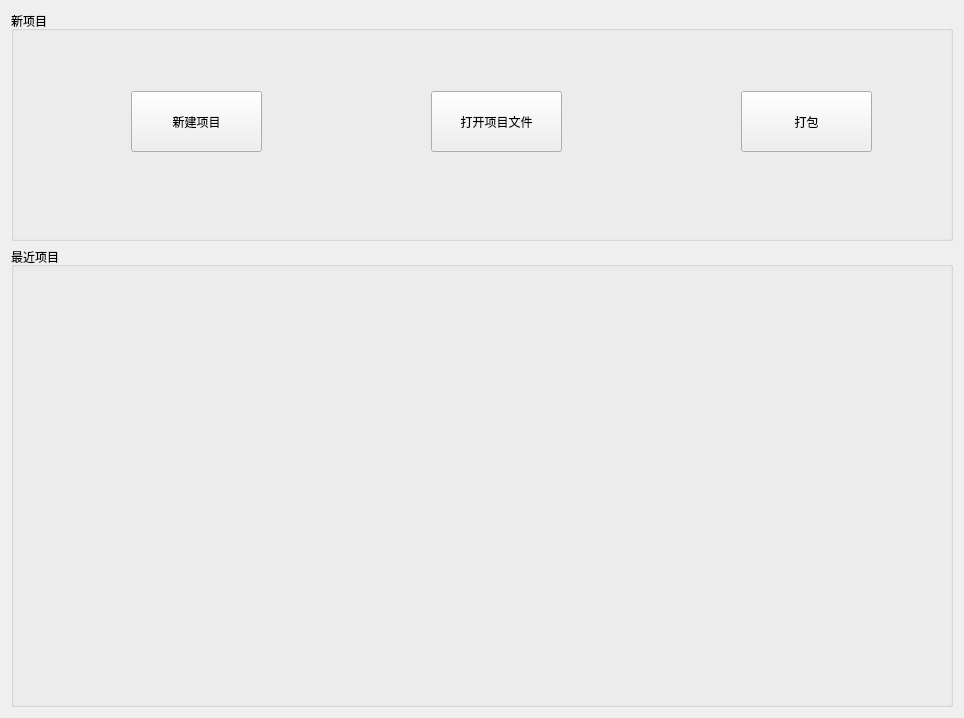
<?xml version="1.0" encoding="UTF-8"?>
<ui version="4.0">
 <class>start</class>
 <widget class="QWidget" name="start">
  <property name="geometry">
   <rect>
    <x>0</x>
    <y>0</y>
    <width>964</width>
    <height>718</height>
   </rect>
  </property>
  <property name="sizePolicy">
   <sizepolicy hsizetype="Maximum" vsizetype="Maximum">
    <horstretch>0</horstretch>
    <verstretch>0</verstretch>
   </sizepolicy>
  </property>
  <property name="windowTitle">
   <string>Form</string>
  </property>
  <layout class="QVBoxLayout" name="verticalLayout" stretch="1,2">
   <item>
    <widget class="QGroupBox" name="boxFile">
     <property name="title">
      <string>新项目</string>
     </property>
     <widget class="QPushButton" name="button_new">
      <property name="geometry">
       <rect>
        <x>120</x>
        <y>80</y>
        <width>131</width>
        <height>61</height>
       </rect>
      </property>
      <property name="text">
       <string>新建项目</string>
      </property>
     </widget>
     <widget class="QPushButton" name="button_open">
      <property name="geometry">
       <rect>
        <x>420</x>
        <y>80</y>
        <width>131</width>
        <height>61</height>
       </rect>
      </property>
      <property name="text">
       <string>打开项目文件</string>
      </property>
     </widget>
     <widget class="QPushButton" name="button_pack">
      <property name="geometry">
       <rect>
        <x>730</x>
        <y>80</y>
        <width>131</width>
        <height>61</height>
       </rect>
      </property>
      <property name="text">
       <string>打包</string>
      </property>
     </widget>
    </widget>
   </item>
   <item>
    <widget class="QGroupBox" name="boxRecent">
     <property name="title">
      <string>最近项目</string>
     </property>
    </widget>
   </item>
  </layout>
 </widget>
 <resources/>
 <connections/>
</ui>
